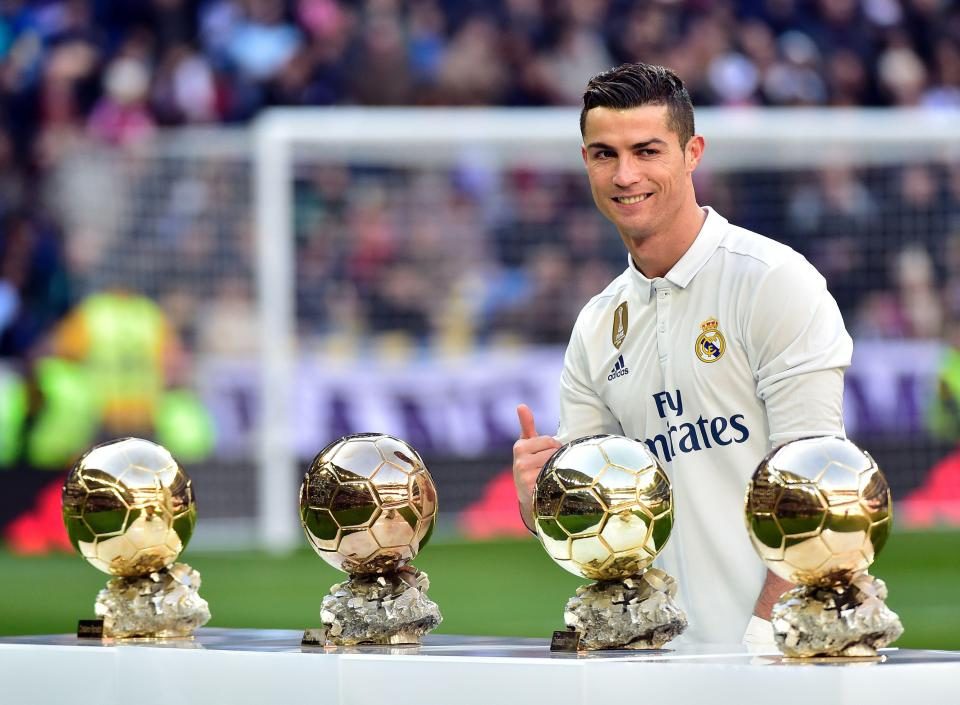
#> input picture pic.jpg, 960 x 705 px, given in place of the camera
$ python Gradients.py   (older library calls are emulated)
#> lines starting #> are read from the running program, lines starting #| are printed output that depends on the picture; after the words box and inside, x2 and y2 are one past the last pixel; in counts of white or black regions, pixels touching at a corner belong together
import numpy as np
import matplotlib.pyplot as plt
import cv2

if __name__ == '__main__':
    cap=cv2.VideoCapture(0)

    while(cap.isOpened()):
        _,frame=cap.read()
#> frame is the input picture: shape (705, 960, 3); mean B, G, R 135.2, 136.4, 139.7
        hsv=cv2.cvtColor(frame,cv2.COLOR_BGR2HSV)
#> hsv: shape (705, 960, 3); mean H, S, V 90.5, 69, 155.3
        bw=cv2.cvtColor(frame,cv2.COLOR_BGR2GRAY)
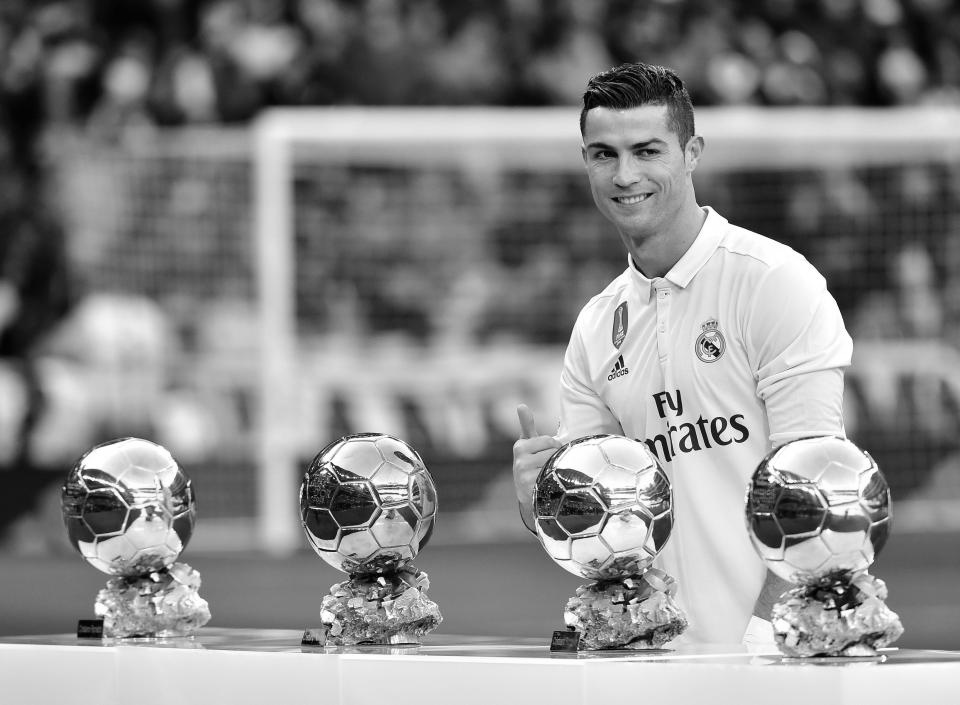
#> bw: shape (705, 960); min 0, max 255, mean 137.2
        lap=cv2.Laplacian(bw,cv2.CV_64F)
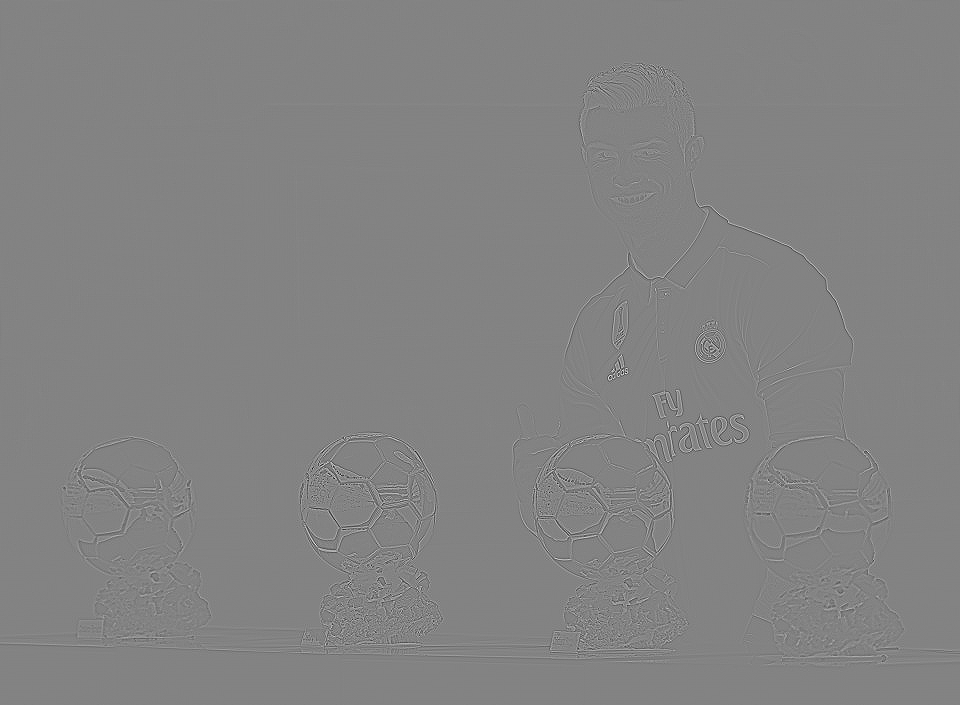
#> lap: shape (705, 960) float64; min -571, max 540, mean 0; drawn with min black and max white
        edges=cv2.Canny(frame,100,200)
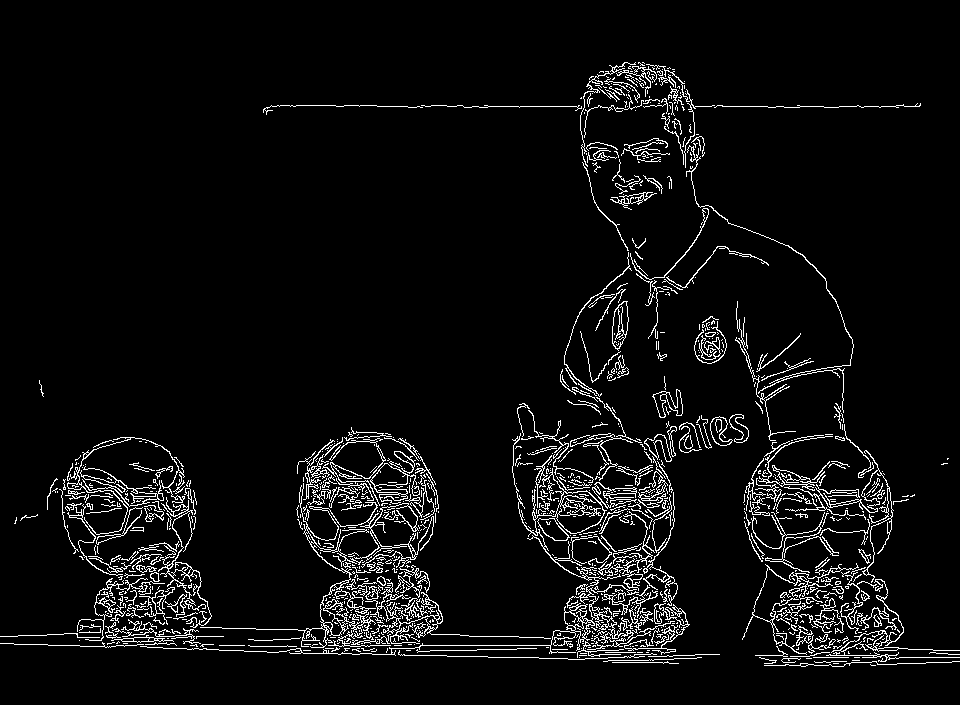
#> edges: shape (705, 960); 5.3% white in thin lines or dots, all inside (x1, y1, x2, y2) = (0, 62, 960, 667)

        # cv2.imshow('Laplacian',lap)
        # cv2.imshow('frame',hsv)
        cv2.imshow('BW',bw)
        cv2.imshow('Canny',edges)


        key=cv2.waitKey(25)
#> (key Esc is pressed here)
        if key==27:
            break
    cap.release()
    cv2.destroyAllWindows()
